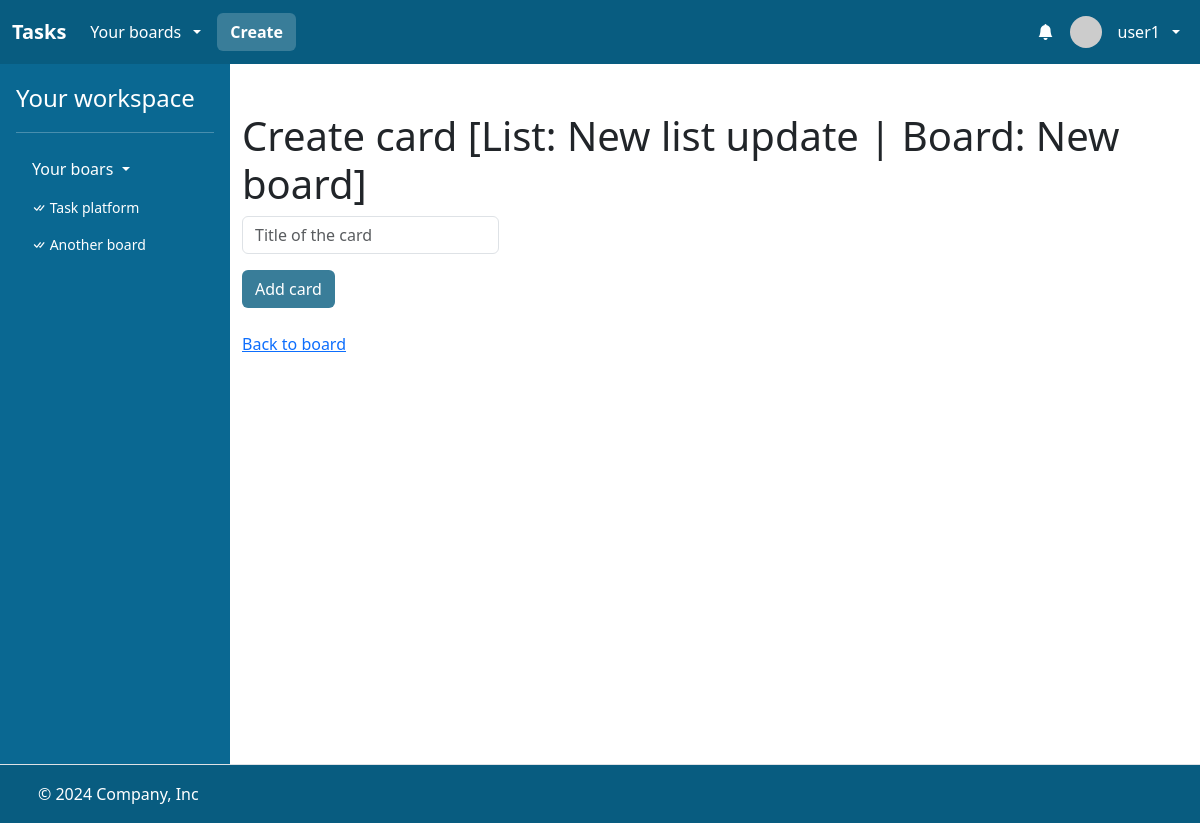
The page /lists/205/add_card (signed in) on the database its author committed.
### task/models.py (models this page shows, shortened)
class User(AbstractUser):
    bio = models.CharField(max_length=256)

class Board(models.Model):
    name = models.CharField(max_length=256)
    description = models.CharField(max_length=256)
    members = models.ManyToManyField(User, related_name="boards")
    created_at = models.DateTimeField(auto_now_add=True)

class List(models.Model):
    board = models.ForeignKey("Board", on_delete=models.CASCADE, related_name="lists")
    name = models.CharField(max_length=256)
    position = models.DecimalField(max_digits=10, decimal_places=2)
    created_at = models.DateTimeField(auto_now_add=True)

### task/views/card_views.py (the view)
def create_card_view(request, list_id):
    list = List.objects.filter(id=list_id).first()
    if list is None:
        return HttpResponse("List does not exist")
    return render(
        request,
        "task/create_card.html",
        {"list": list, "boards": request.user.boards.all()},
    )

### task/templates/task/create_card.html (shortened to what this page needs)
{% extends "task/layout.html" %}
{% block main %}
    <div class="container">
        <h1 class="mt-5">Create card [List: {{ list.name }} | Board: {{ list.board.name }}]</h1>
        <form id="add-card-form">
            <input class="form-control w-auto mb-3" id="add-card-title" autofocus name="title" placeholder="Title of the card" type="text">
            <input class="btn" style="background: #397D99; color: white;" type="submit" value="Add card">
        <form>
        <div class="mt-4">
            <a class="link-primary"  href="{% url 'board' list.board.id %}">Back to board</a>
        </div>
    </div>
{% endblock %}

### task/templates/task/layout.html (shortened to what this page needs)
<!DOCTYPE html>
{% load static %}
{% load humanize %}
<html lang="en">
    <head>
        <link href="https://cdn.jsdelivr.net/npm/bootstrap@5.3.3/dist/css/bootstrap.min.css" rel="stylesheet">
        <link rel="stylesheet" href="https://cdn.jsdelivr.net/npm/bootstrap-icons@1.3.0/font/bootstrap-icons.css">
        <link href="{% static 'styles.css' %}" rel="stylesheet">
    </head>
    <body class="h-100vh">
        <div class="d-flex flex-column h-100">
            <header>
                <nav class="navbar navbar-expand-lg bg-custom-3"  data-bs-theme="dark">
                    <div class="container-fluid">
                      <a class="navbar-brand fw-bold" href="{% url 'index' %}">Tasks</a>
                      <div class="collapse navbar-collapse" id="navbarHeader">
                        <ul class="navbar-nav me-auto mb-2 mb-lg-0 d-flex align-items-center gap-2">
                            {% if user.is_authenticated %}
                                <li class="nav-item dropdown">
                                    <a class="nav-link dropdown-toggle text-white d-flex align-items-center gap-2" href="#" role="button" data-bs-toggle="dropdown" aria-expanded="false">
                                        <span>Your boards</span>
                                    </a>
                                </li>
                                <li class="nav-item">
                                    <a class="btn fw-bold text-white bg-custom-4" href="{% url 'create_board' %}">Create</a>
                                </li>
                          {% endif %}
                        </ul>
                        {% if user.is_authenticated %}
                        <ul class="navbar-nav ms-auto mb-2 mb-lg-0 f-flex align-items-center">
                            <li class="nav-item dropdown">
                                <a class="nav-link text-white d-relative d-flex align-items-center gap-2" href="#" role="button" id="dropdownMenuClickableInside" data-bs-toggle="dropdown" data-bs-auto-close="outside" aria-expanded="false">
                                    <i class="bi bi-bell-fill"></i>
                                </a>
                            </li>
                            <li class="nav-item dropdown">
                                <a class="nav-link dropdown-toggle text-white d-flex align-items-center gap-2" href="#" role="button" data-bs-toggle="dropdown" aria-expanded="false">
                                    <img src="https://i.pravatar.cc/48?u={{ user.id }}" alt="" width="32" height="32" class="rounded-circle me-2">
                                    <span>{{ user.username }}</span>
                                </a>
                            </li>
                        </ul>
                        {% endif %}
                      </div>
                    </div>
                  </nav>
            </header>
            <main class="flex-fill">
                <div class="d-flex flex-nowrap h-100">
                    {% if user.is_authenticated %}
                    <div class="d-none d-lg-flex flex-column flex-shrink-0 p-3 text-white side-menu-container">
                        <a href="{% url 'index' %}" class="text-decoration-none d-flex align-items-center mb-3 mb-md-0 me-md-auto text-white">
                          <span class="fs-4">Your workspace</span>
                        </a>
                        <hr>
                        <ul class="nav nav-pills flex-column mb-auto">
                          <li class="mb-1">
                            <button class="nav-link text-white collapsed dropdown-toggle" data-bs-toggle="collapse" data-bs-target="#home-collapse" aria-expanded="true">
                                Your boars
                            </button>
                            <div class="collapse show " id="home-collapse">
                                <ul class="btn-toggle-nav list-unstyled fw-normal pb-1 small max-height-490 overflow-auto">
                                    {% for board in boards %}
                                    <li>
                                        <a href="{% url 'board' board.id %}" class="nav-link text-white">
                                            <i class="bi bi-check-all"></i>
                                            {{ board.name }}
                                        </a>
                                    </li>
                                    {% endfor %}
                                </ul>
                            </div>
                          </li>
                        </ul>
                    </div>
                    {% endif %}
                    <div class="flex-fill bg-white min-heigt-700 overflow-x-hidden">
                        {% block main %}
                        {% endblock %}
                    </div>
                </div>
            </main>
            <footer class="d-flex flex-wrap justify-content-between align-items-center py-3 border-top bg-custom-3 border-0">
                <div class="col-md-4 d-flex align-items-center">
                  <a href="/" class="mb-3 me-2 mb-md-0 text-body-secondary lh-1">
                    <svg class="bi" width="30" height="24"><use xlink:href="#bootstrap"></use></svg>
                  </a>
                  <span class="mb-3 mb-md-0 text-white">© 2024 Company, Inc</span>
                </div>
                <ul class="nav col-md-4 justify-content-end list-unstyled d-flex">
                  <li class="ms-3"><a class="text-body-secondary" href="#"><svg class="bi" width="24" height="24"><use xlink:href="#twitter"></use></svg></a></li>
                  <li class="ms-3"><a class="text-body-secondary" href="#"><svg class="bi" width="24" height="24"><use xlink:href="#instagram"></use></svg></a></li>
                  <li class="ms-3"><a class="text-body-secondary" href="#"><svg class="bi" width="24" height="24"><use xlink:href="#facebook"></use></svg></a></li>
                </ul>
            </footer>
        </div>
    </body>
</html>

### task/static/styles.css (style rules this page uses)
.bg-custom-3 { background-color: #085c80; }
.bg-custom-4 { background-color: #397d99; }
.h-100 { height: 100%; }
.h-100vh { height: 100vh; }
.side-menu-container { width: 230px; background: #0a6892; }
.max-height-490 { max-height: 490px; }
.min-heigt-700 { min-height: 700px; }
.overflow-x-hidden { overflow-x: hidden; }

### rows shown on the page
User: username "user1"
Board: name "Task platform"
Board: name "Another board"
List: name "New list update", board.name "New board"
